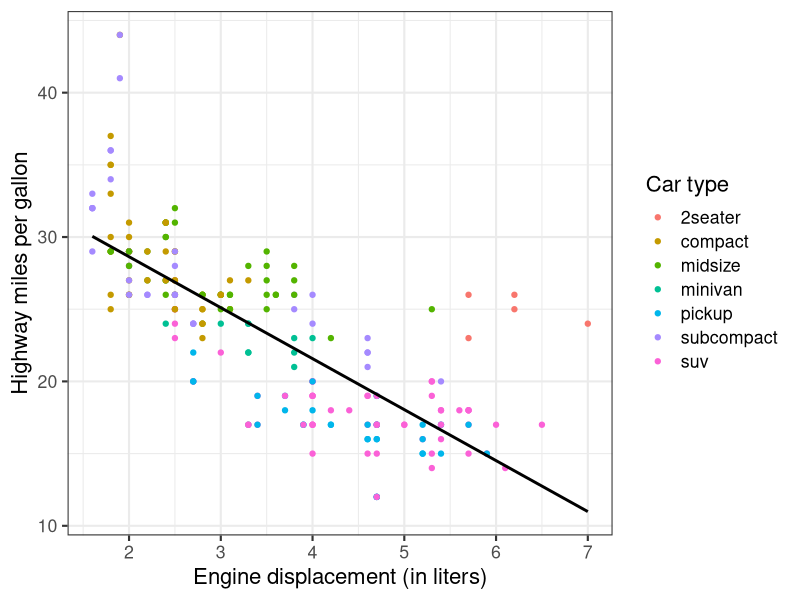

Write R code to recreate this figure.
## ---- chunk 1
knitr::opts_chunk$set(cache = TRUE)
## ---- chunk 2
print("Hello world")
## ---- chunk 3
# load packages
library(tidyverse)
library(broom)

# estimate and print the linear model
lm(hwy ~ displ, data = mpg) %>%
  tidy() %>%
  mutate(term = c("Intercept", "Engine displacement (in liters)")) %>%
  knitr::kable(
    digits = 2,
    col.names = c(
      "Variable", "Estimate", "Standard Error",
      "T-statistic", "P-Value"
    )
  )

# visualize the relationship
ggplot(data = mpg, aes(displ, hwy)) +
  geom_point(aes(color = class)) +
  geom_smooth(method = "lm", se = FALSE, color = "black", alpha = .25) +
  labs(
    x = "Engine displacement (in liters)",
    y = "Highway miles per gallon",
    color = "Car type"
  ) +
  theme_bw(base_size = 16)
## ---- chunk 4

## ---- chunk 5

